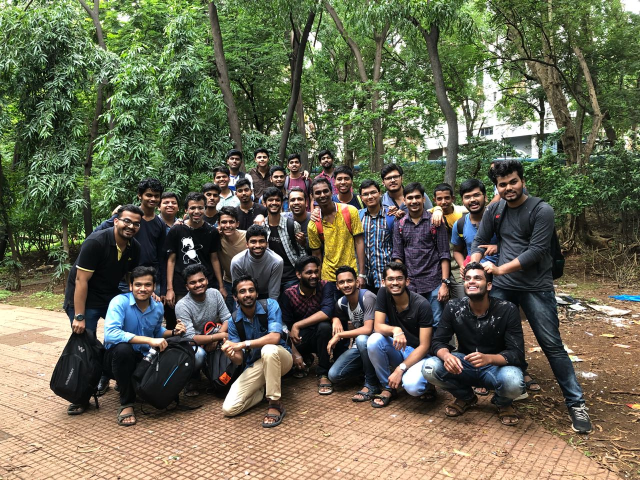
#> input picture PythonApplications/App6-Processing(CV)/Image processing/ultimater.jpg, 1280 x 960 px (shown at 1/2 size)
$ python detect.py
#> lines starting #> are read from the running program, lines starting #| are printed output that depends on the picture; after the words box and inside, x2 and y2 are one past the last pixel; in counts of white or black regions, pixels touching at a corner belong together
import cv2

face_cascade=cv2.CascadeClassifier("haarcascade_frontalface_default.xml")

img=cv2.imread("ultimater.jpg")
#> img is the input picture: shape (960, 1280, 3); mean B, G, R 81.6, 103.5, 104.2
gray=cv2.imread("ultimater.jpg",0)
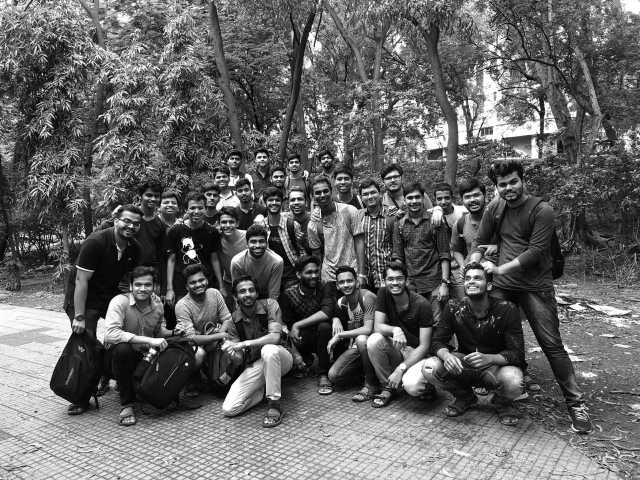
#> gray: shape (960, 1280) (shown at 1/2 size); min 0, max 255, mean 101.3

faces=face_cascade.detectMultiScale(gray, scaleFactor=1.5, minNeighbors=5)
#> faces = [[990, 347, 54, 54], [618, 363, 54, 54], [568, 378, 54, 54], [368, 396, 54, 54], [765, 537, 54, 54], [920, 536, 54, 54], [666, 542, 54, 54], [259, 549, 54, 54], [469, 561, 54, 54]]

for a,b,c,d in faces:
    img=cv2.rectangle(img, (a,b),(a+c, b+d), (0,0,255), 3)
#> this loop made 9 passes
#> (a, b) on passes 1 to 9: (990, 347), (618, 363), (568, 378), (368, 396), (765, 537), (920, 536), (666, 542), (259, 549), (469, 561)
#> pass 1, `img=cv2.rectangle(img, (a,b),(a+c, b+d), (0,0,255), 3)`:
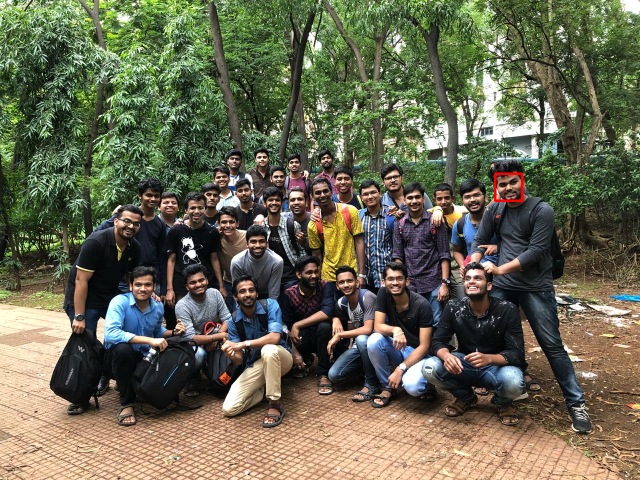
#> img: shape (960, 1280, 3) (shown at 1/2 size); 0.09% of pixels changed, all inside (x1, y1, x2, y2) = (988, 345, 1047, 404)
#> pass 2, `img=cv2.rectangle(img, (a,b),(a+c, b+d), (0,0,255), 3)`:
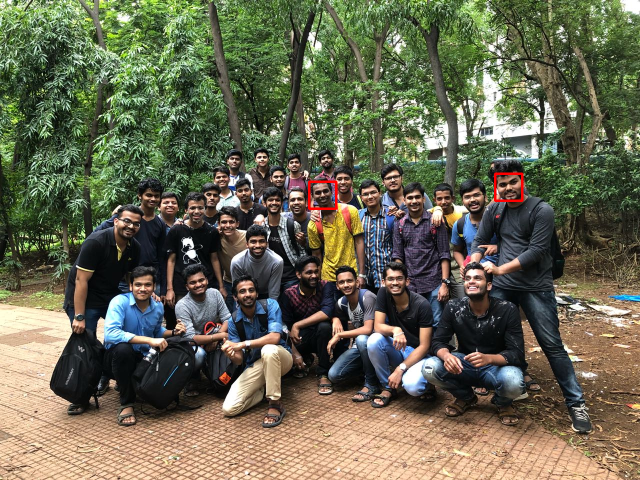
#> img: shape (960, 1280, 3) (shown at 1/2 size); 0.09% of pixels changed, all inside (x1, y1, x2, y2) = (616, 361, 675, 420)
#> pass 3, `img=cv2.rectangle(img, (a,b),(a+c, b+d), (0,0,255), 3)`:
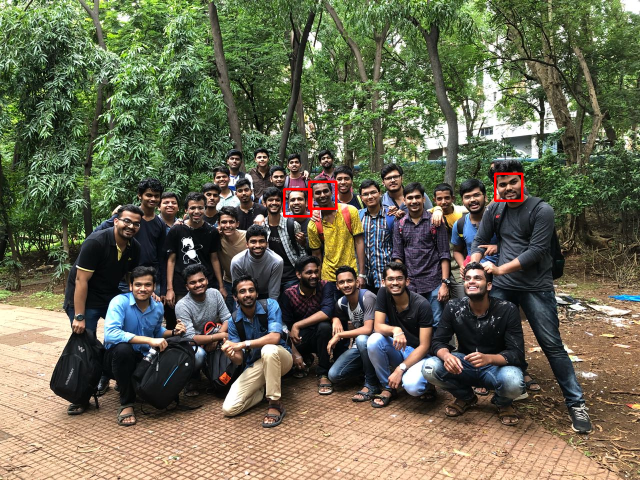
#> img: shape (960, 1280, 3) (shown at 1/2 size); 0.08% of pixels changed, all inside (x1, y1, x2, y2) = (566, 376, 625, 435)
#> after the loop:
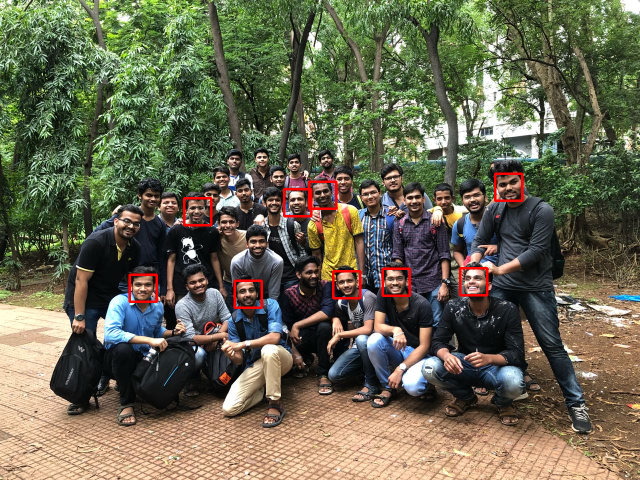
#> img: shape (960, 1280, 3) (shown at 1/2 size); 0.52% of pixels changed, all inside (x1, y1, x2, y2) = (257, 394, 977, 618)

re=cv2.resize(img,(1000,800))
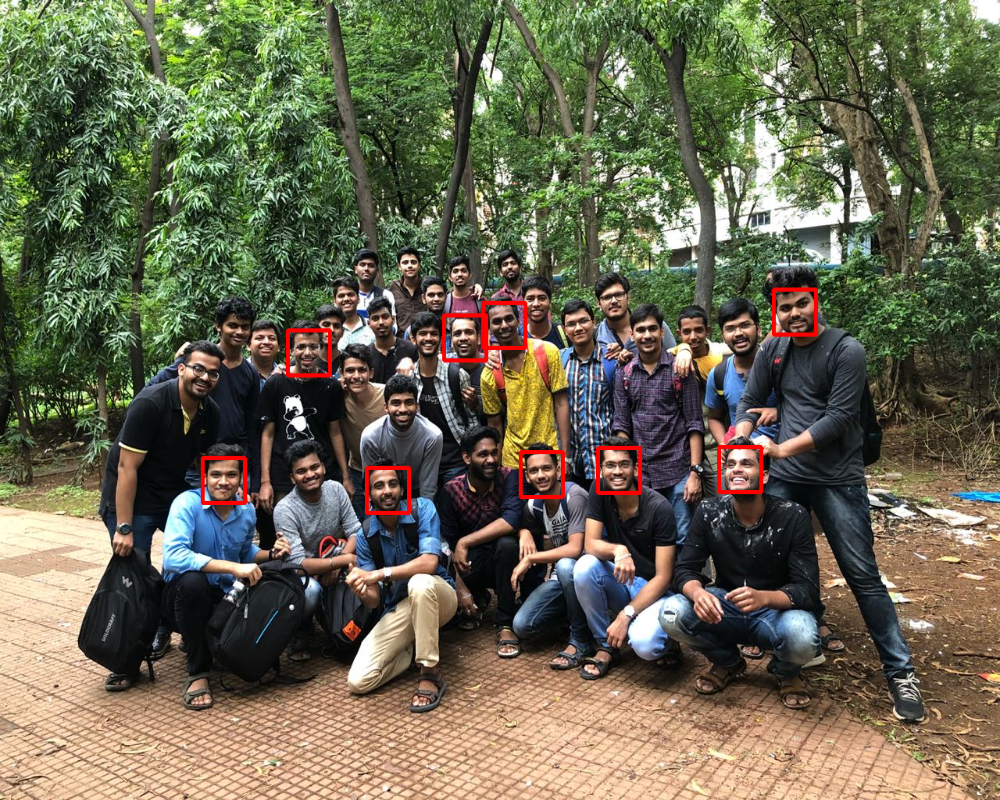
#> re: shape (800, 1000, 3); mean B, G, R 80.9, 102.9, 105.4
cv2.imshow("Faces", re)
cv2.waitKey(0)
cv2.destroyAllWindows()
